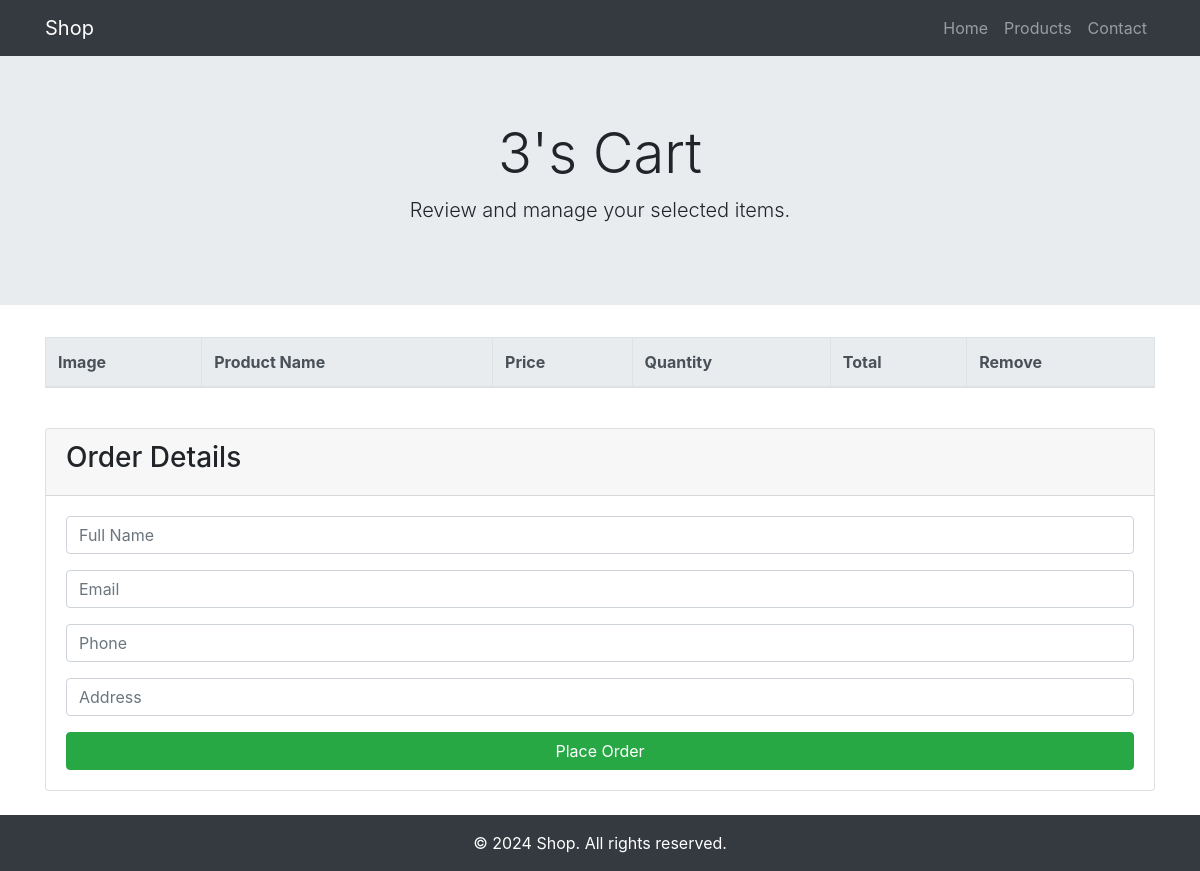
The page /main/user/mycart/ (signed in) on the database as committed earlier.
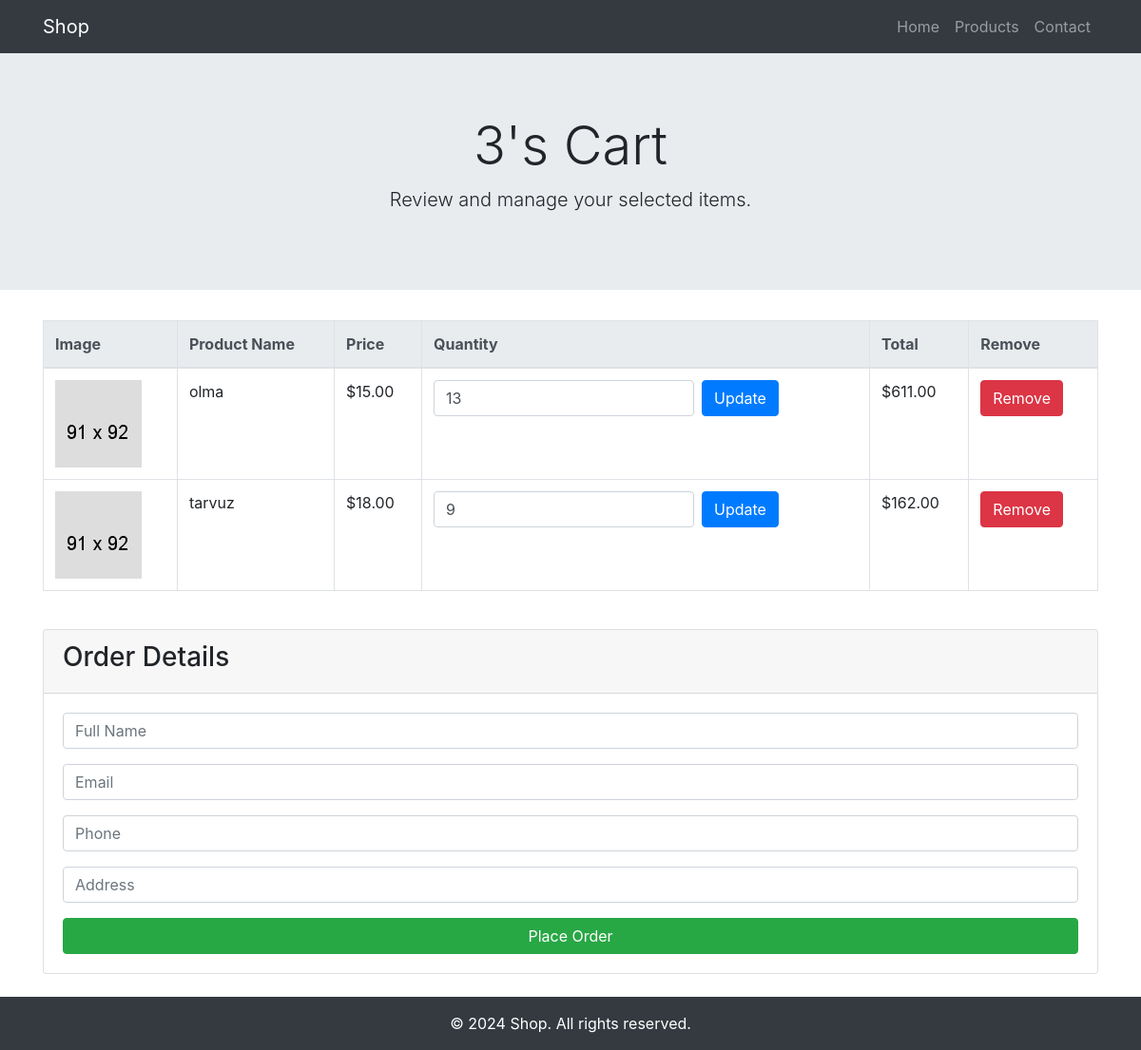
The same page on the database as committed later.
### Goods/models.py (models this page shows, shortened)
class Cart(models.Model):
    author = models.ForeignKey(User, on_delete=models.SET_NULL, null=True, related_name='carts')
    is_active = models.BooleanField(default=True)
    shopping_date = models.DateTimeField(blank=True, null=True)

class CartProduct(models.Model):
    productImg = models.ForeignKey(ProductImg, on_delete=models.SET_NULL, null=True, related_name='cart_products')
    product = models.ForeignKey(Product, on_delete=models.SET_NULL, null=True)
    cart = models.ForeignKey(Cart, on_delete=models.CASCADE, related_name='cart_products')
    quantity = models.PositiveIntegerField(default=1)
    total_price = models.DecimalField(max_digits=10, decimal_places=2, blank=True, null=True)

class Product(models.Model):
    name = models.CharField(max_length=255)
    quantity = models.PositiveIntegerField(default=1)
    price = models.DecimalField(max_digits=8, decimal_places=2)
    category = models.ForeignKey(Category, on_delete=models.CASCADE, related_name='products')
    description = models.TextField()

### Goods/user/views.py (the view)
# urls.py: path('mycart/', views.myCart, name='mycart'),
def myCart(request):
    cart,_ = models.Cart.objects.get_or_create(author=request.user, is_active=True)
    cartProduct = models.CartProduct.objects.filter(cart=cart)
    context = {}
    context['cart']=cart
    context['cartpro']=cartProduct
    return render(request, 'user/detail.html', context)

### templates/user/detail.html (shortened to what this page needs)
<!DOCTYPE html>
{% load static %}
<html lang="en">
<head>
    <link href="https://stackpath.bootstrapcdn.com/bootstrap/4.5.2/css/bootstrap.min.css" rel="stylesheet">
</head>
<body>
    <nav class="navbar navbar-expand-lg navbar-dark bg-dark">
        <div class="container">
            <a class="navbar-brand" href="{% url 'index' %}">Shop</a>
            <div class="collapse navbar-collapse" id="navbarNav">
                <ul class="navbar-nav ml-auto">
                    <li class="nav-item">
                        <a class="nav-link" href="{% url 'index' %}">Home</a>
                    </li>
                    <li class="nav-item">
                        <a class="nav-link" href="#">Products</a>
                    </li>
                    <li class="nav-item">
                        <a class="nav-link" href="#">Contact</a>
                    </li>
                </ul>
            </div>
        </div>
    </nav>
    <div class="jumbotron jumbotron-fluid text-center">
        <div class="container">
            <h1 class="display-4">{{ cart.author.username }}'s Cart</h1>
            <p class="lead">Review and manage your selected items.</p>
        </div>
    </div>
    <div class="container mt-4">
        <div class="table-responsive">
            <table class="table table-bordered table-hover">
                <thead class="thead-light">
                    <tr>
                        <th>Image</th>
                        <th>Product Name</th>
                        <th>Price</th>
                        <th>Quantity</th>
                        <th>Total</th>
                        <th>Remove</th>
                    </tr>
                </thead>
                <tbody>
                    {% for pro in cartpro %}
                    <tr>
                        <td>
                            <a href="#"><img width="91" height="91" src="{% static 'assets/img/cart/cat-img-1.png' %}" alt="Image" class="img-fluid"></a>
                        </td>
                        <td>{{ pro.product.name }}</td>
                        <td>${{ pro.product.price }}</td>
                        <td>
                            <form action="{% url 'substract' pro.id %}" method="POST" class="form-inline">
                                <input type="number" value="{{ pro.quantity }}" name="quantity" min="0" class="form-control mr-2">
                                <button type="submit" class="btn btn-primary">Update</button>
                            </form>
                        </td>
                        <td>${{ pro.total_price }}</td>
                        <td>
                            <a href="{% url 'delete' pro.id %}" class="btn btn-danger">Remove</a>
                        </td>
                    </tr>
                    {% endfor %}
                </tbody>
            </table>
        </div>
        <div class="card mt-4">
            <div class="card-header">
                <h3>Order Details</h3>
            </div>
            <div class="card-body">
                <form action="{% url 'createOrder' cart.id %}" method="post">
                    <div class="form-group">
                        <input type="text" name="full_name" placeholder="Full Name" class="form-control">
                    </div>
                    <div class="form-group">
                        <input type="email" name="email" placeholder="Email" class="form-control">
                    </div>
                    <div class="form-group">
                        <input type="text" name="phone" placeholder="Phone" class="form-control">
                    </div>
                    <div class="form-group">
                        <input type="text" name="address" placeholder="Address" class="form-control">
                    </div>
                    <button type="submit" class="btn btn-success btn-block">Place Order</button>
                </form>
            </div>
        </div>
    </div>
    <footer class="bg-dark text-white text-center py-3 mt-4">
        <div class="container">
            <p class="mb-0">© 2024 Shop. All rights reserved.</p>
        </div>
    </footer>
</body>
</html>

Rows that differ between the two databases and show on the page:
added CartProduct: product.name "olma", product.price "15.00", quantity "13", total_price "611.00"
added CartProduct: product.name "tarvuz", product.price "18.00", quantity "9", total_price "162.00"
